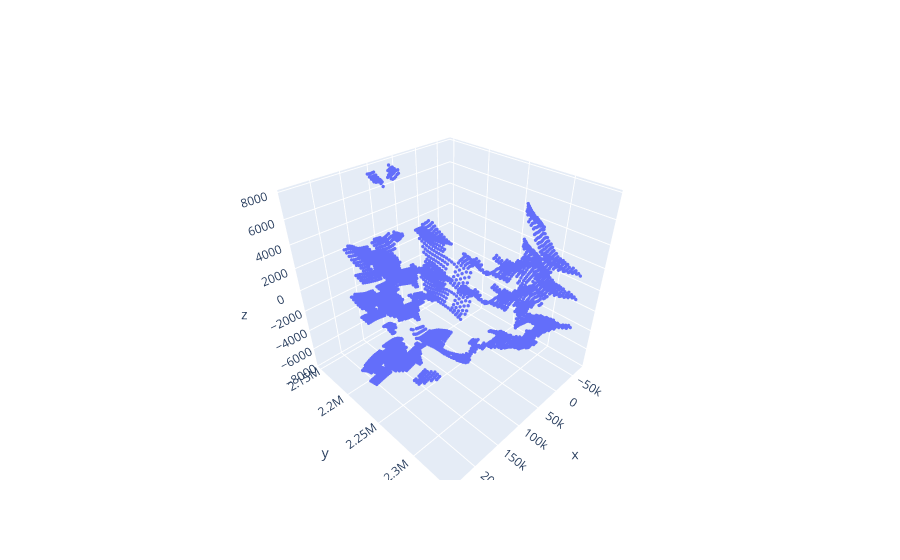

Notebook source saved alongside this figure:
### Code cell
layer = surface_in_3d[surface_in_3d["layer_name"] == "basement"]

import plotly.graph_objects as go

fig = go.Figure(data=[
    go.Scatter3d(
        x=layer["x"],
        y=layer["y"],
        z=layer["z"],
        mode='markers',
        marker=dict(size=2)
    )
])

fig.show()

### Figure 1 — Plotly figure (JSON) as saved in the notebook; plotly's stock layout.template omitted (floating-point values rounded to 4 significant figures; data arrays with more than 128 entries replaced by an {"elided": "..."} marker saying what was removed)
{"data": [{"marker": {"size": 2}, "mode": "markers", "type": "scatter3d", "x": {"elided": "5031 float values"}, "y": {"elided": "5031 float values"}, "z": {"elided": "5031 float values"}}], "layout": {}}
